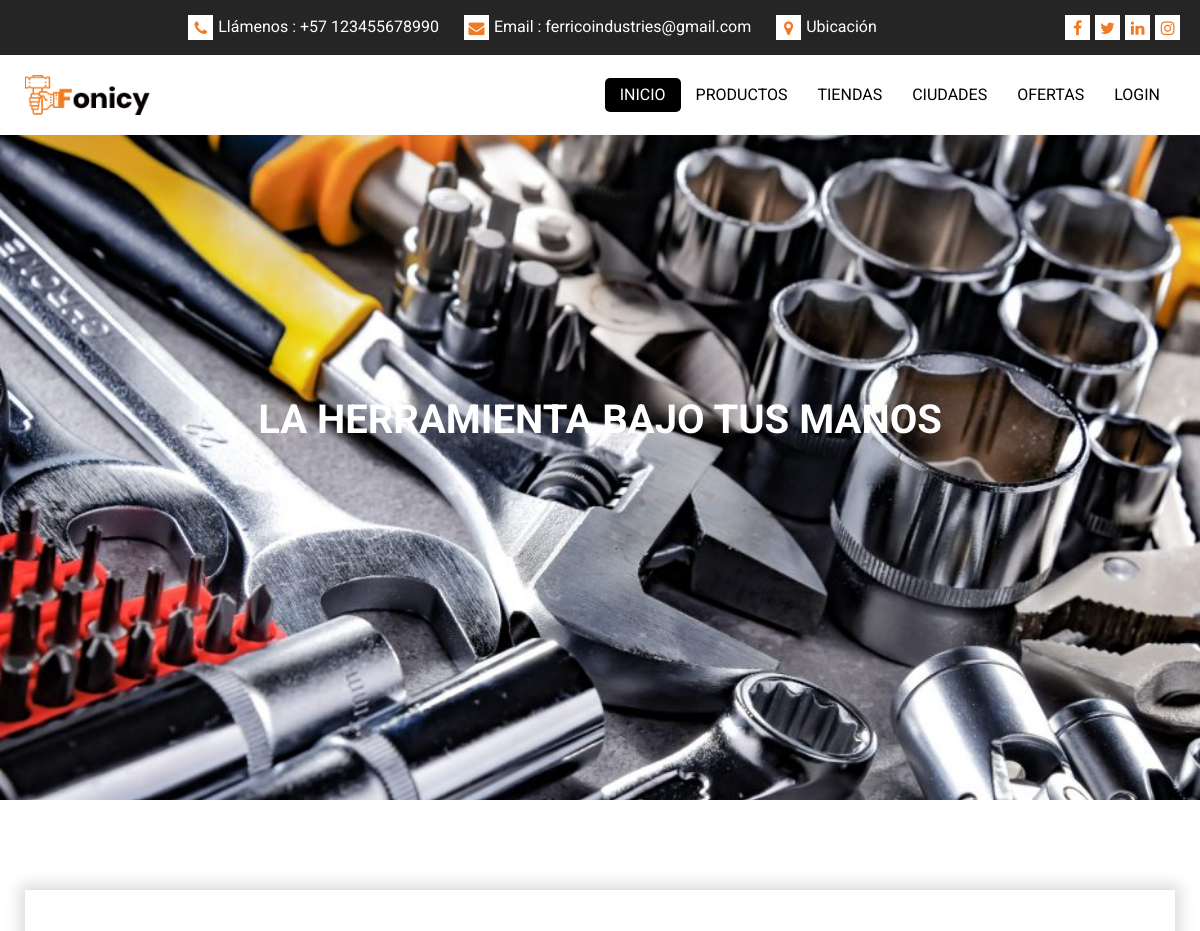
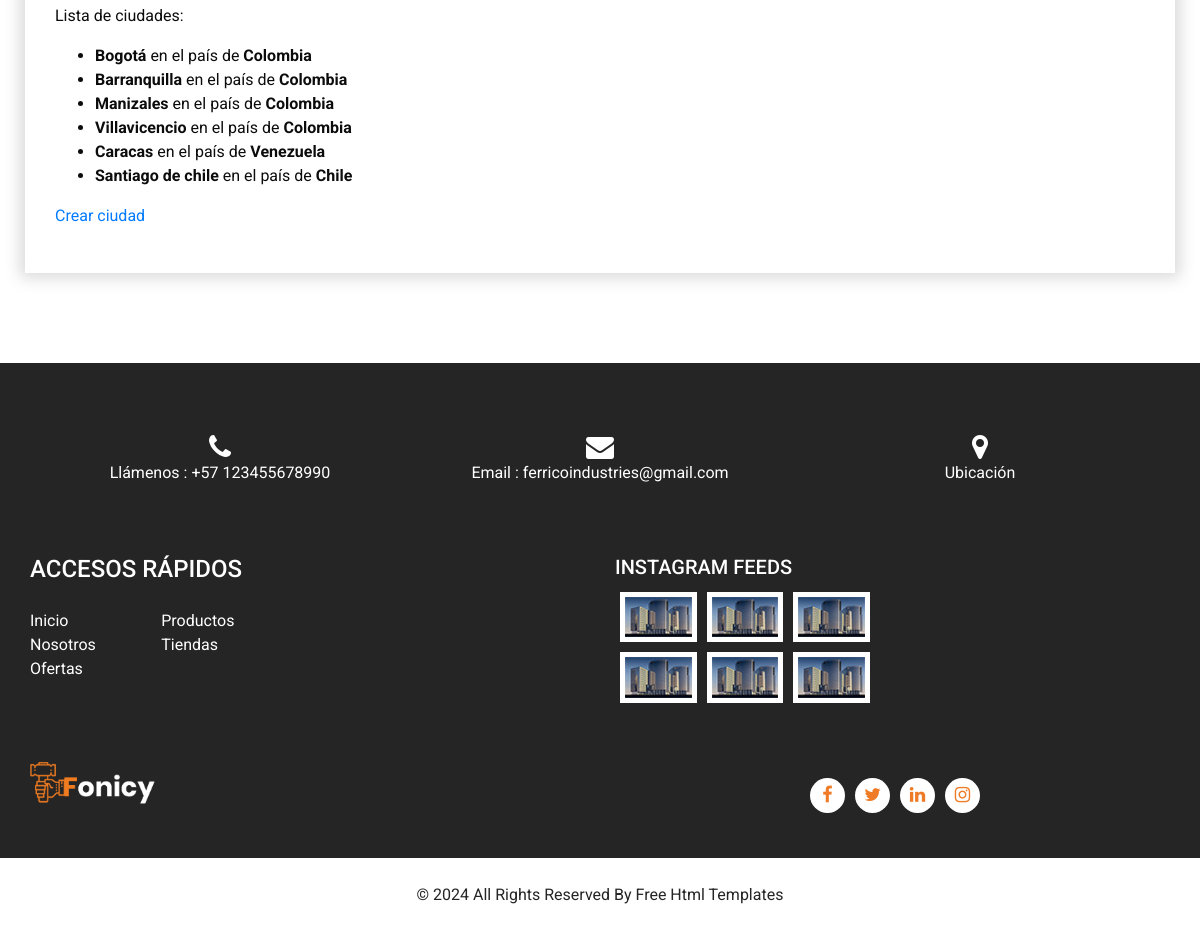
The page /ferrico/lista-ciudades/ on the database its author committed (2 pictures, top to bottom).
### AppPreEntrega3/models.py (models this page shows, shortened)
class Ciudad(models.Model):
    nombre= models.CharField(max_length=40)
    pais = models.CharField(max_length=30)
    class Meta():
        verbose_name_plural='Ciudades'
        unique_together = ('nombre', 'pais')

### AppPreEntrega3/views.py (the view)
# urls.py: path('lista-ciudades/', lista_ciudades, name='ListaCiudades'),
def lista_ciudades(req):
    lista = Ciudad.objects.all()
    return render(req, "lista_ciudades.html", {"lista_ciudades": lista})

### AppPreEntrega3/templates/lista_ciudades.html
{% extends 'padre.html' %}
{% block contenidoQueCambia %}
<p>Lista de ciudades: </p>
    <ul>
        {% for ciudad in lista_ciudades  %}
            <li>
                <a style="font-weight: bold;">{{ciudad.nombre}} </a> en el país de  <a style="font-weight: bold;">{{ciudad.pais}}</a>
            </li>
        {% endfor %}
    </ul>
    <a href="{% url 'CiudadFormulario' %}">Crear ciudad</a>
{% endblock contenidoQueCambia %}

### AppPreEntrega3/static/css/style.css (style rules this page uses)
body { font-family: 'Roboto', sans-serif; color: #0c0c0c; background-color: #ffffff; overflow-x: hidden; }
a, a:hover, a:focus { text-decoration: none; }

### rows shown on the page
Ciudad: nombre "Bogotá", pais "Colombia"
Ciudad: nombre "Barranquilla", pais "Colombia"
Ciudad: nombre "Manizales", pais "Colombia"
Ciudad: nombre "Villavicencio", pais "Colombia"
Ciudad: nombre "Caracas", pais "Venezuela"
Ciudad: nombre "Santiago de chile", pais "Chile"
